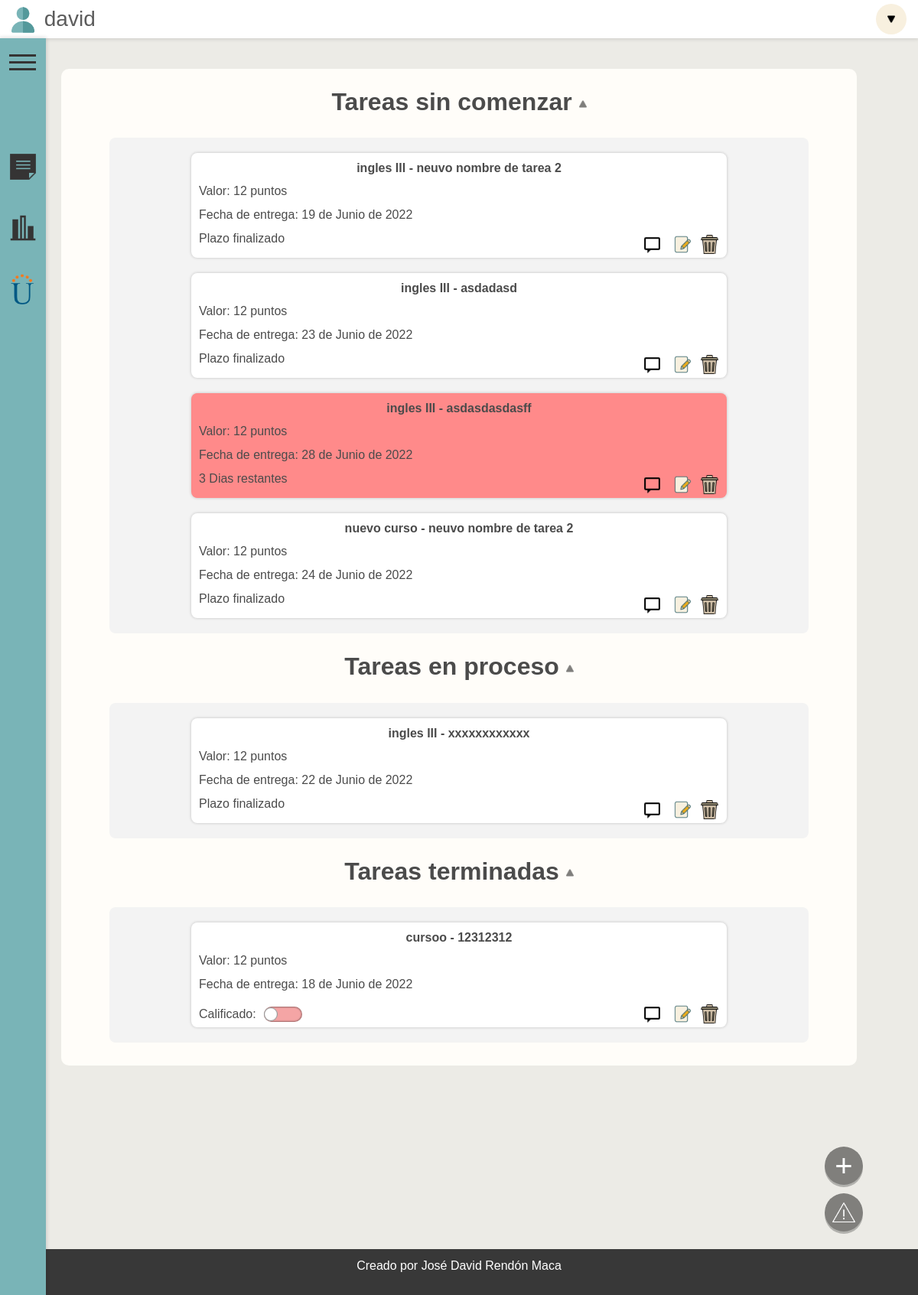
Page / (signed in) on the earlier database version.
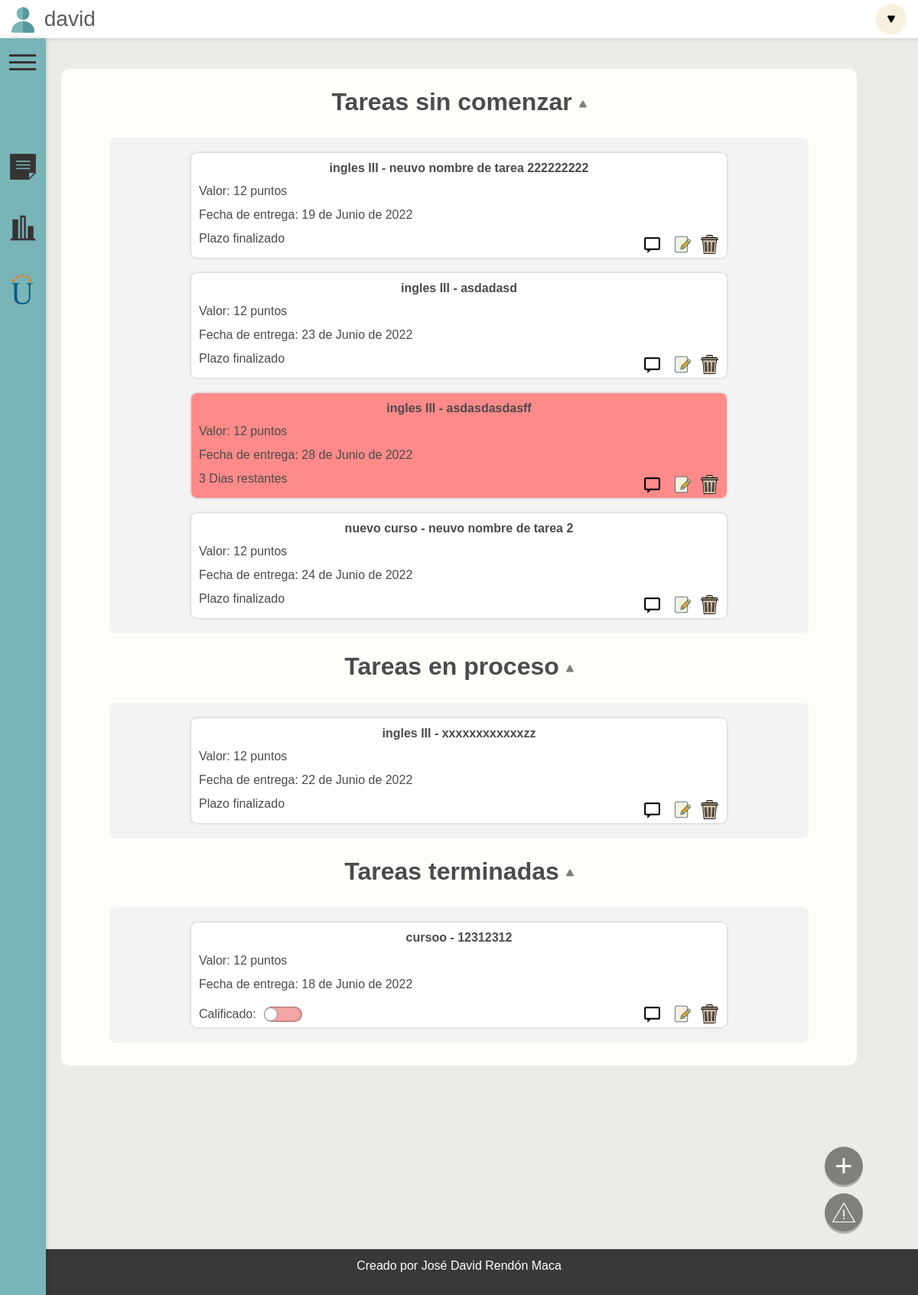
Same page on the later database version.
### index/models.py (models this page shows)
class CursosYTareas(models.Model):
    curso = models.CharField(max_length=100)
    tarea = models.CharField(max_length=100)
    valor = models.IntegerField()
    estado = models.CharField(max_length=100)
    entrega = models.DateField(default=django.utils.timezone.now)
    usuario = models.CharField(default='usuario', max_length=100)
    anotacion = models.TextField(default="", max_length=10000)
    calificado = models.BooleanField(default=False)
    calificacion = models.IntegerField(default=0)

### index/views.py (the view)
# urls.py: path('', inicio, name="inicio", ),
@login_required
def inicio(request):
    usuario = request.user.username
    formTareasPendientes = CursosYTareas.objects.filter(estado="espera", usuario = usuario)
    formTareasProceso = CursosYTareas.objects.filter(estado="proceso", usuario = usuario)
    formTareasTerminadas = CursosYTareas.objects.filter(estado="terminada", usuario = usuario)
    diasRestantes = []
    for tarea in formTareasPendientes:
        diaRestante= tarea.entrega - datetime.date.today()
        diasRestantes.append((tarea.id, diaRestante.days))
    diasRestantesProceso = []
    for tarea in formTareasProceso:
        diaRestante= tarea.entrega - datetime.date.today()
        diasRestantesProceso.append((tarea.id, diaRestante.days))
    data={
        'formTareasPendientes':formTareasPendientes,
        'formTareasProceso':formTareasProceso,
        'formTareasTerminadas':formTareasTerminadas,
        'diasRestantes':diasRestantes,
        'diasRestantesProceso':diasRestantesProceso,
        'formAnotaciones': formAnotaciones()
    }
    print(diasRestantes[0])
    return render(request, 'index/index.html', data)

### index/templates/index/index.html (shortened to what the changed rows need)
{% extends 'index/base.html' %}
{% load static %}
{% block content %}
{% load widget_tweaks %}
<head>
    <link rel="stylesheet" href="{% static 'css/index.css' %}">
</head>
<div id="contenedor-pagina">
    <br><h2><strong onclick="colapsarContenedorTarea('Contenedor-Comenzar', 'titulo-comenzar-tarea', 'titulo-icon-comenzar')" class="titulo" id="titulo-comenzar-tarea" >Tareas sin comenzar <img class="titulo-icon" id="titulo-icon-comenzar" src="{%  static 'icons/icon-dropdown.png'  %}" alt=""></strong></h2>
    <div class="contenedor-contenedores " id="Contenedor-Comenzar">
            {% for tarea in formTareasPendientes %}
            <div class="contenedor-tarea" id="contenedor-tarea-{{tarea.id}}">
                <div class="contenedor-curso-tarea">
                    <p  class="separacion"><strong>{{ tarea.curso }} - {{ tarea.tarea }}</strong></p>
                </div>
                <div>
                    <p >Valor: {{tarea.valor}} puntos</p>
                    <p class="separacion">Fecha de entrega: {{tarea.entrega}}</p>
                    <div class="contenedor-dias-botones">
                        {% for dias in diasRestantes %}
                            {% if dias.0 == tarea.id %}
                                {% if dias.1 < 0 %}
                                    <p>Plazo finalizado</p>
                                {% else %}
                                    <p>{{ dias.1 }} Dias restantes</p>
                                {% endif %}
                            {% endif %}
                        {% endfor %}
                        <div class="botones">
                            <div class="boton-icon-mensaje" onclick="scriptBackground('{{tarea.id}}')">
                                <a id="mensaje-{{tarea.id}}" class="" data-bs-toggle="collapse" href="#expandir-{{tarea.id}}" aria-expanded="false" >
                                    <img class="botones-img" src="{% static 'icons/icon-topic.png' %}" alt="">
                                </a>
                            </div>
                            <div class="boton-icon-editar">
                                <a href="{%  url 'editarTarea' tarea.id %}">
                                    <img class="botones-img" src="{% static 'icons/icon-edit.png' %}" alt="">
                                </a>
                            </div><br> <br>
                            <div>
                                <a href="{%  url 'borrarCurso' tarea.id %}">
                                    <img class="botones-img" src="{% static 'icons/icon-borrar.png' %}" alt="">
                                </a>
                            </div><br> <br>
                        </div>
                    </div>
                </div>
            </div>
            {% endfor %}
    </div>
    <br><h2><strong class="titulo" onclick="colapsarContenedorTarea('Contenedor-Proceso', 'titulo-proceso-tarea', 'titulo-icon-proceso')" id="titulo-proceso-tarea">Tareas en proceso <img class="titulo-icon" id="titulo-icon-proceso" src="{%  static 'icons/icon-dropdown.png'  %}" alt=""></strong></h2>
    <div class="contenedor-contenedores" id="Contenedor-Proceso">
            {% for tarea in formTareasProceso %}
            <div class="contenedor-tarea" id="contenedor-tarea-{{tarea.id}}">
                    <div class="contenedor-curso-tarea">
                        <p  class="separacion"><strong>{{ tarea.curso }} - {{ tarea.tarea }}</strong></p>
                    </div>
                    <div>
                        <p >Valor: {{tarea.valor}} puntos</p>
                        <p class="separacion">Fecha de entrega: {{tarea.entrega}}</p>
                        <div class="contenedor-dias-botones">
                            {% for dias in diasRestantesProceso %}
                                {% if dias.0 == tarea.id %}
                                    {% if dias.1 < 0 %}
                                        <p>Plazo finalizado</p>
                                    {% endif %}
                                {% endif %}
                            {% endfor %}
                            <div class="botones">
                                <div class="boton-icon-mensaje" onclick="scriptBackground('{{tarea.id}}')">
                                    <a id="mensaje-{{tarea.id}}" class="" data-bs-toggle="collapse" href="#expandir-{{tarea.id}}" aria-expanded="false">
                                        <img class="botones-img" src="{% static 'icons/icon-topic.png' %}" alt="">
                                    </a>
                                </div>
                                <div class="boton-icon-editar">
                                    <a href="{%  url 'editarTarea' tarea.id %}">
                                        <img class="botones-img" src="{% static 'icons/icon-edit.png' %}" alt="">
                                    </a>
                                </div><br> <br>
                                <div>
                                    <a href="{%  url 'borrarCurso' tarea.id %}">
                                        <img class="botones-img" src="{% static 'icons/icon-borrar.png' %}" alt="">
                                    </a>
                                </div><br> <br>
                            </div>
                    </div>
                </div>
            </div>
            {% endfor %}
    </div>
    <br><h2><strong onclick="colapsarContenedorTarea('Contenedor-Terminado', 'titulo-terminado-tarea', 'titulo-icon-terminado')" id="titulo-terminado-tarea" class="titulo">Tareas terminadas <img class="titulo-icon" id="titulo-icon-terminado" src="{%  static 'icons/icon-dropdown.png'  %}" alt=""></strong></h2>
</div>
{% endblock content %}

Differences in the rows shown:
changed CursosYTareas: tarea "neuvo nombre de tarea 2" → "neuvo nombre de tarea 222222222"
changed CursosYTareas: tarea "xxxxxxxxxxxx" → "xxxxxxxxxxxxzz"
